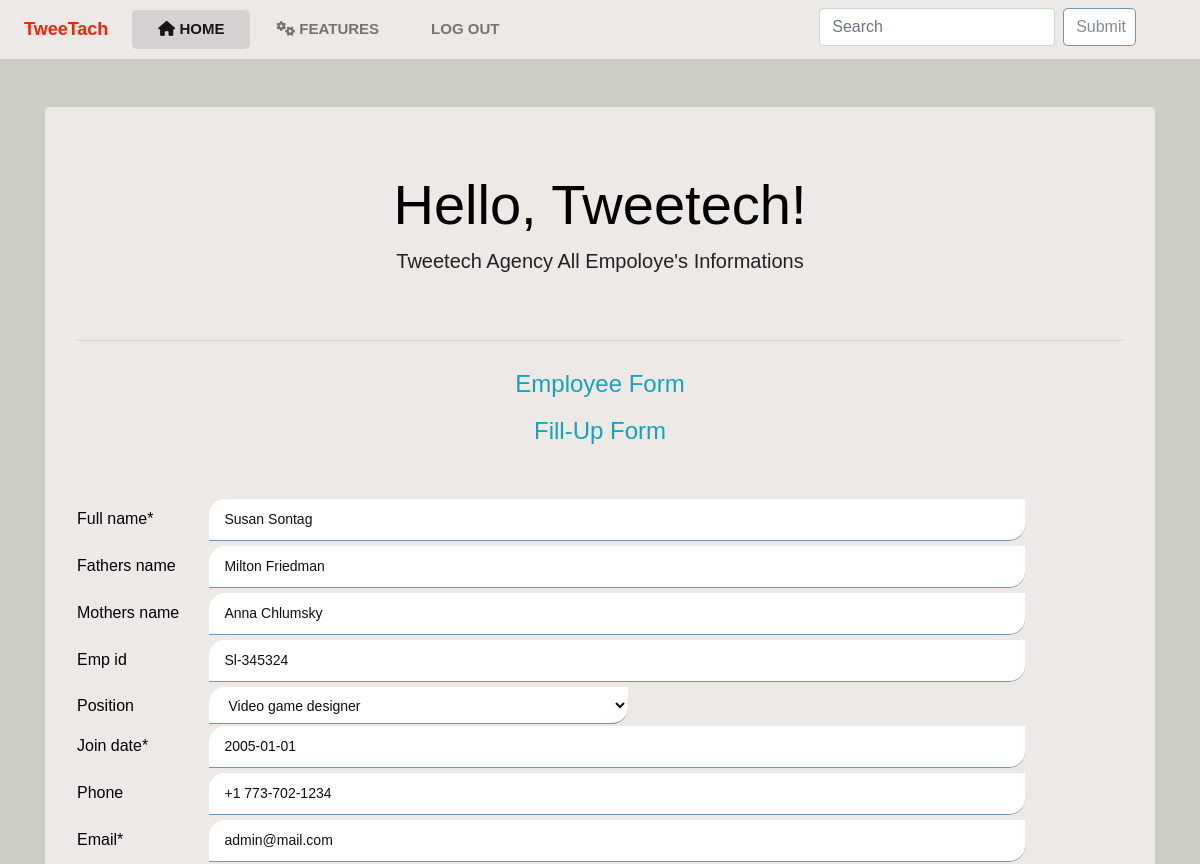
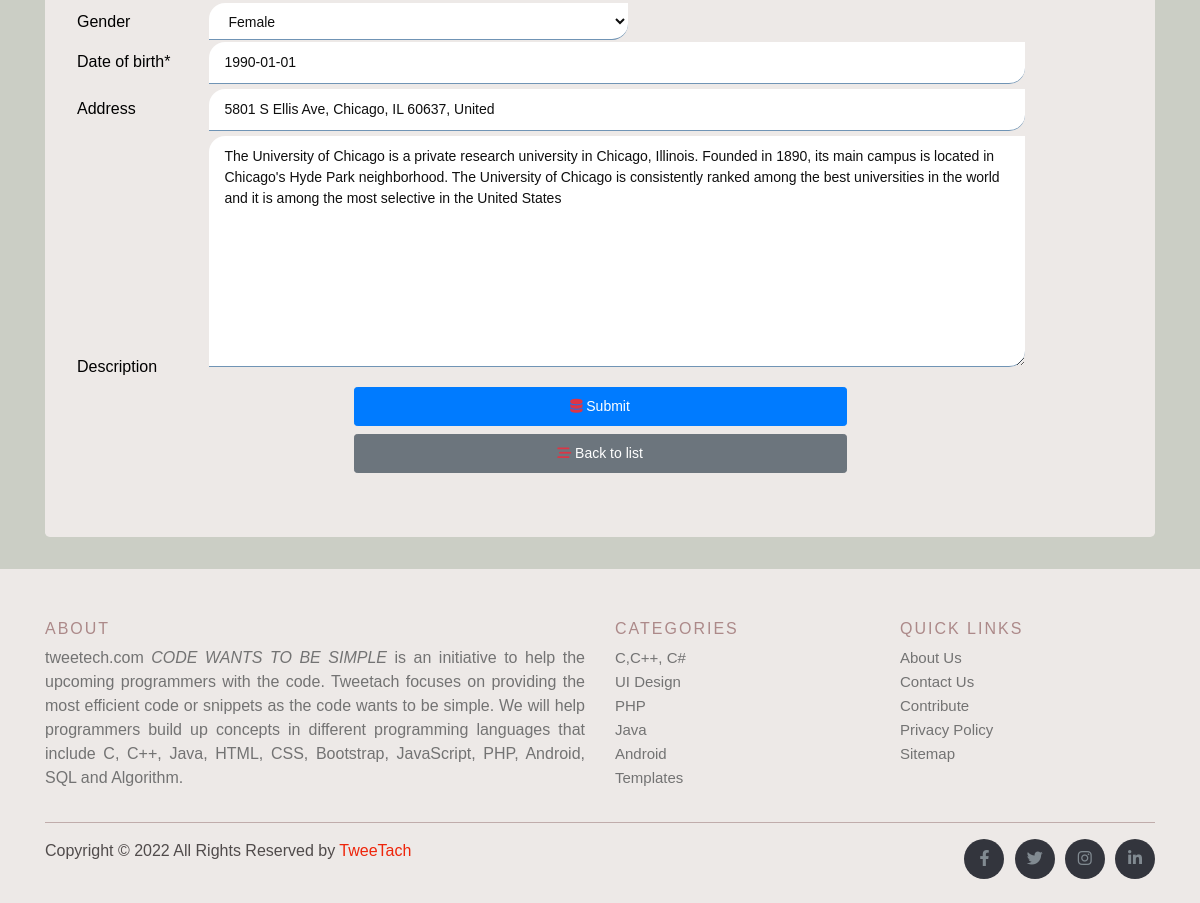
The page /6/ (signed in) on the database its author committed (2 pictures, top to bottom).
### employee/models.py (models this page shows, shortened)
class Employee(models.Model):
    full_name = models.CharField(max_length=100)
    fathers_name = models.CharField(max_length=100, null=True, blank=True)
    mothers_name = models.CharField(max_length=100, null=True, blank=True)
    emp_id = models.CharField(max_length=20,null=True, blank=True)
    position = models.ForeignKey(Position,on_delete= models.CASCADE, null=True, blank=True)
    join_date = models.DateField(null=True, blank=True,)
    phone = models.CharField(max_length=15, null=True, blank=True)
    email = models.CharField(max_length=255,null=True, blank=True)
    gender = models.ForeignKey(Gender,on_delete= models.CASCADE, null=True, blank=True)
    date_of_birth = models.DateField(null=True, blank=True)
    address = models.CharField(max_length=5000, null=True, blank=True)
    description = models.TextField(max_length=5000,null=True, blank=True )
    date = models.DateTimeField(auto_now_add=True)

### employee/views.py (the view, shortened to what this page needs)
# urls.py: path("<int:id>/",views.employee_info_form, name= "employee_info_update"),
@login_required(login_url='signin')
def employee_info_form(request, id=0):
    if request.method == "GET":
        if id == 0:
            form = employeeForm()
        else:
            employee = Employee.objects.get(pk=id)
            form = employeeForm(instance = employee)
        context = {"form" : form}
        return render (request, "employee/form.html", context)

### employee/forms.py
class employeeForm(forms.ModelForm):
    email = forms.CharField(widget=forms.TextInput(attrs={'placeholder': 'E-mail'} ))
    date_of_birth =forms.DateField(widget=forms.TextInput(attrs={'placeholder': 'YYYY-MM-DD'}))
    join_date =forms.DateField(widget=forms.TextInput(attrs={'placeholder': 'YYYY-MM-DD'}))
    class Meta:
        model = Employee
        fields = "__all__"
    def __init__(self, *args, **kwargs):
        super(employeeForm,self).__init__(*args, **kwargs)
        self.fields['position'].empty_label ="Select"
        self.fields['gender'].empty_label= "Select"
        self.fields['position'].required = False

### employee/models.py (called while the page is built)
    def __str__(self):
        return self.title

    def __str__(self):
        return self.gender

### employee/templates/employee/form.html (shortened to what this page needs)
{% extends "base.html" %}
{% load crispy_forms_tags %}
{% block content%}
<body class="bodys">
    <div class="container">
        <div class="mt-5">
            <div class="jumbotron form-bodys">
                <h1 class="display-4 text-center font-weidth-bold">Hello, Tweetech!</h1>
                <p class="lead  text-center">Tweetech Agency All Empoloye's Informations</p>
                <br>
                <hr class="my-4">
                <form class="forms-edition" action="" method="POST" autocomplete="off">
                    <h4 class="text-center text-info ">Employee Form</h4>
                    <h4 class="text-center text-info mb-5">Fill-Up Form</h4>
                    {{form|crispy}}
                    <div class="container edit-container">
                        <button type="submit" class=" p-2  btn btn-primary btn-sm btn-block " value="submit"><i
                                class="fas fa-database text-danger"></i> Submit</button>
                        <a href="{% url 'employee_info_list_insert' %}"
                            class=" p-2 btn btn-secondary btn-sm btn-block"><i class="fas fa-stream text-danger"></i>
                            Back to list</a>
                    </div>
                </form>
            </div>
        </div>
    </div>
    {% endblock content%}

### static/css/style.css (style rules this page uses)
*, *::before, *::after { margin: 0; padding: 0; box-sizing: border-box }
body { font-family: 'IBM Plex Sans Thai Looped', sans-serif; }
.bodys { background: rgb(192 195 184 / 81%); }
h4 { padding: 5px; color: rgb(34, 33, 37); }
p { font-family: Arial, Helvetica, sans-serif; font-size: 16px; color: rgb(34, 33, 37); }
input, textarea { width: 78%; padding: 10px 15px; border: none; outline: none; background-color: #fff; border-radius: 16px 0px 16px 0px; border-bottom: 1px solid #5a83aadc; color: #0f0f0f; font-size: 14px; transition: 0.2s ease-out; margin-bottom: 5px; }
label { width: 8rem; font-size: 16px; }
.select { width: 40%; padding: 10px 15px 8px; border: none; outline: none; background-color: #fff; border-radius: 16px 0px 16px 0px; border-bottom: 1px solid #5a83aadc; color: #0f0f0f; font-size: 14px; transition: 0.2s ease-out; }
.form-bodys { color: rgb(0, 0, 0); background: rgba(247, 242, 242, 0.767) !important; }
.edit-container { width: 50% !important; }

### static/css/login.css (style rules this page uses)
body { height: 100%; background-color: rgb(192 195 184 / 81%); }

### rows shown on the page
Employee: full_name "Susan Sontag", fathers_name "Milton Friedman", mothers_name "Anna Chlumsky", emp_id "Sl-345324", position "Video game designer", join_date "2005-01-01", phone "+1 773-702-1234", email "admin@mail.com", gender "Female", date_of_birth "1990-01-01", address "5801 S Ellis Ave, Chicago, IL 60637, United", description "The University of Chicago is a private research university in Chicago, Illinois. Founded in 1890, its main campus is located in Chicago's Hyde Park neighborhood. The University of Chicago is consistently ranked among the best universities in the world and it is among the most selective in the United States"
